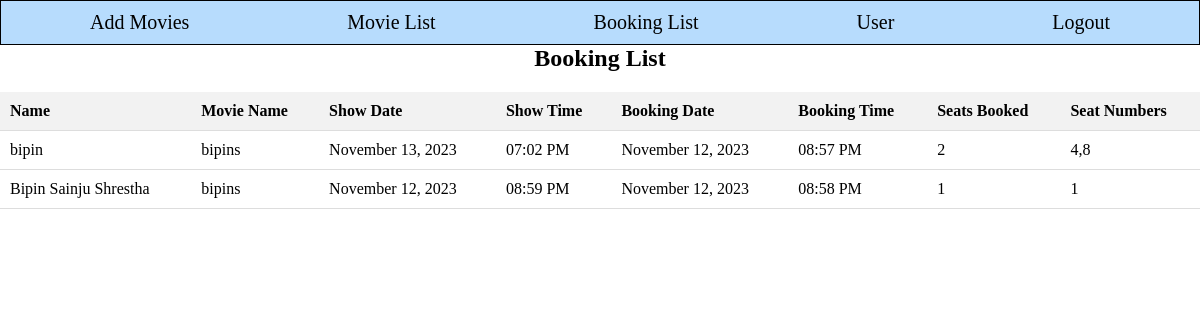
/allnew/admin/booking.php (signed in), run on the app's committed database.
### tables this page shows
CREATE TABLE `booking` (
  `id` int(11) NOT NULL,
  `movie_id` int(11) NOT NULL,
  `show_date` date NOT NULL,
  `show_time` time NOT NULL,
  `seat_num` int(11) NOT NULL,
  `total_price` int(11) NOT NULL,
  `booking_date` date NOT NULL,
  `booking_time` time NOT NULL,
  `user_id` int(11) NOT NULL
);

CREATE TABLE `user` (
  `id` int(11) NOT NULL,
  `name` varchar(255) NOT NULL,
  `email` varchar(255) NOT NULL,
  `password` varchar(255) NOT NULL,
  `phone_no` int(11) NOT NULL
);

CREATE TABLE `movie` (
  `id` int(11) NOT NULL,
  `name` varchar(250) NOT NULL,
  `genre` varchar(250) NOT NULL,
  `industry` varchar(250) NOT NULL,
  `language` varchar(250) NOT NULL,
  `release_date` varchar(255) NOT NULL,
  `actor` varchar(250) NOT NULL,
  `description` varchar(250) NOT NULL,
  `price` int(11) NOT NULL,
  `image` varchar(255) NOT NULL,
  `first_date` date NOT NULL,
  `second_date` date NOT NULL,
  `third_date` date NOT NULL,
  `first_show` time NOT NULL,
  `second_show` time NOT NULL,
  `third_show` time NOT NULL,
  `movie_duration` varchar(255) NOT NULL,
  `movie_director` varchar(255) NOT NULL
);

### allnew/admin/booking.php (the view, shortened to what this page needs)
<?php
include 'header.php';
require '../connection.php';
$sql = "SELECT booking.*, movie.name AS movie_name, GROUP_CONCAT(seat_num ORDER BY seat_num) AS seat_numbers, COUNT(*) AS num_seats_booked, user.name AS user_name
        FROM booking
        JOIN movie ON booking.movie_id = movie.id
        JOIN user ON booking.user_id = user.id
        GROUP BY booking.booking_date, booking.booking_time";
$result = $conn->query($sql);
if ($result->num_rows > 0) {
    echo "<div class='booking-list'>";
    echo "<h2>Booking List</h2>";
    echo "<table>";
    echo "<tr>
            <th>Name</th>
            <th>Movie Name</th>
            <th>Show Date</th>
            <th>Show Time</th>
            <th>Booking Date</th>
            <th>Booking Time</th>
            <th>Seats Booked</th>
            <th>Seat Numbers</th>
          </tr>";
    while ($row = $result->fetch_assoc()) {
        $name = $row['user_name'];
        $movieName = $row['movie_name'];
        $showDate = date('F j, Y', strtotime($row['show_date']));
        $showTime = date('h:i A', strtotime($row['show_time']));
        $bookingDate = date('F j, Y', strtotime($row['booking_date']));
        $bookingTime = date('h:i A', strtotime($row['booking_time']));
        $seatNumbers = $row['seat_numbers'];
        $numSeatsBooked = $row['num_seats_booked'];
        echo "<tr>
                <td>$name</td>
                <td>$movieName</td>
                <td>$showDate</td>
                <td>$showTime</td>
                <td>$bookingDate</td>
                <td>$bookingTime</td>
                <td>$numSeatsBooked</td>
                <td>$seatNumbers</td>
              </tr>";
    }
    echo "</table>";
    echo "</div>";
} else {
    echo "No bookings found.";
}
?>
<link rel="stylesheet" href="booking.css">

### allnew/admin/header.css (style rules this page uses)
* { padding: 0; margin: 0; }

### allnew/admin/booking.css (style rules this page uses)
h2 { display: flex; justify-content: center; align-items: center; }
.booking-list h2 { font-size: 24px; font-weight: bold; margin-bottom: 20px; }
.booking-list table { width: 100%; border-collapse: collapse; }
.booking-list th, .booking-list td { padding: 10px; text-align: left; border-bottom: 1px solid #ddd; }
.booking-list th { background-color: #f2f2f2; }

### data on the page
booking: user.name "bipin", movie.name "bipins", show_date "November 13, 2023", show_time "07:02 PM", booking_date "November 12, 2023", booking_time "08:57 PM", numSeatsBooked "2", seatNumbers "4,8"
booking: user.name "Bipin Sainju Shrestha", movie.name "bipins", show_date "November 12, 2023", show_time "08:59 PM", booking_date "November 12, 2023", booking_time "08:58 PM", numSeatsBooked "1", seatNumbers "1"
